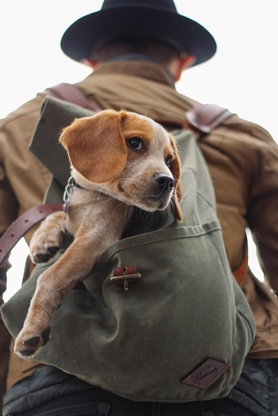
#> input picture Computer Vision/dog_backpack.jpg, 278 x 416 px, shrunk from 934 x 1401 before the run
$ jupyter execute Cortana_MuhammadBagoesA_TemplateMatching.ipynb   (shell and % lines are left out)   (text cells are left out)
#> lines starting #> are read from the running program, lines starting #| are printed output that depends on the picture; pictures that were not available may be replaced by others from this repository, and a replacement may not be noted
[cell 1]
import cv2
import numpy as np
import matplotlib.pyplot as plt

[cell 2]
full = cv2.imread('dog_backpack.jpg')
#> full is the input picture: shape (416, 278, 3); mean B, G, R 99.5, 106.7, 118
full = cv2.cvtColor(full, cv2.COLOR_BGR2RGB)
plt.imshow(full)

[cell 3]
face = cv2.imread('Template.jpg')
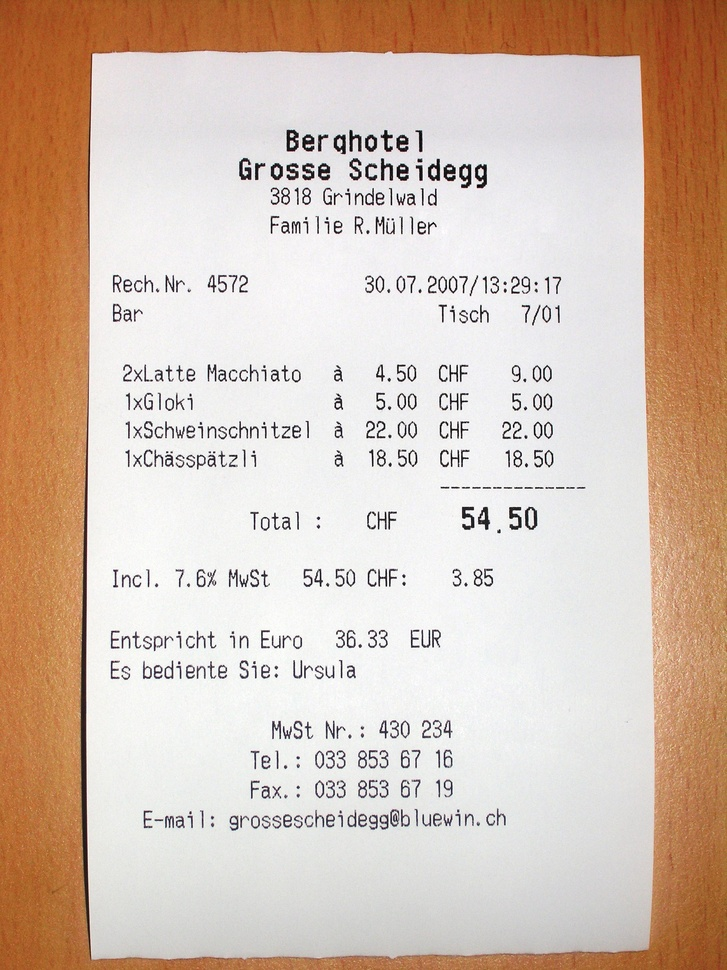
#> input picture Computer Vision/ReceiptSwiss.jpg, 727 x 970 px, shrunk from 2448 x 3264 before the run, given in place of Template.jpg, which was not available
#> face is the input picture: shape (970, 727, 3); mean B, G, R 179.4, 193.6, 213.9
face = cv2.cvtColor(face, cv2.COLOR_BGR2RGB)
plt.imshow(face)

[cell 4]
height, width, channels = face.shape
#> height = 970; width = 727; channels = 3

[cell 5]
width
#> Out = 727

[cell 6]
height
#> Out = 970

[cell 7]
#membuat list method
method = ['cv2.TM_CCOEFF', 'cv2.TM_CCOEFF_NORMED', 'cv2.TM_CCORR', 'cv2.TM_CCORR_NORMED', 'cv2.TM_SQDIFF', 'cv2.TM_SQDIFF_NORMED']

[cell 8]
#iterasi untuk setiap method pada list
for m in method:
    #membuat copy dari gambar
    full_copy = full.copy()

    #mengubah string dalam list menjadi fungsi yg callable
    methods = eval(m)

    #template matching untuk setiap fungsi
    res = cv2.matchTemplate(full_copy, face, methods)

    #Mencari min dan max value dan lokasinya
    min_val, max_val, min_loc, max_loc = cv2.minMaxLoc(res)

    #jika menggunakan tmsqdiff dan tmsqdiff ternormalisasi, topleft menggunakan minimum value
    if method in [cv2.TM_SQDIFF, cv2.TM_SQDIFF_NORMED]:
        top_left = min_loc
    else:
        top_left = max_loc

    #menentukan bottom right
    bottom_right = (top_left[0] + width, top_left[1] + height)

    #menggambar kotak deteksi
    cv2.rectangle(full_copy, top_left, bottom_right, 255, 10)

    #plot gambar
    plt.subplot(121)
    plt.imshow(res)
    plt.title('Matching Result')

    plt.subplot(122)
    plt.imshow(full_copy)
    plt.title('Detected Point')
    plt.suptitle(m)

    plt.show()
    print('\n')
    print('\n')
#> this loop made 6 passes
#> (min_val, max_val, min_loc, top_left, bottom_right) on passes 1 to 6: (-439568736, 241431424, (46, 0), (273, 554), (1000, 1524)), (-0.276, 0.252, (44, 32), (376, 554), (1103, 1524)), (6.26e+09, 8.84e+09, (449, 0), (90, 237), (817, 1207)), (0.72, 0.837, (449, 0), (376, 554), (1103, 1524)), (5.33e+09, 8.08e+09, (449, 554), (187, 304), (914, 1274)), (0.572, 0.753, (449, 554), (51, 92), (778, 1062))
#> pass 1, `res = cv2.matchTemplate(full_copy, face, methods)`:
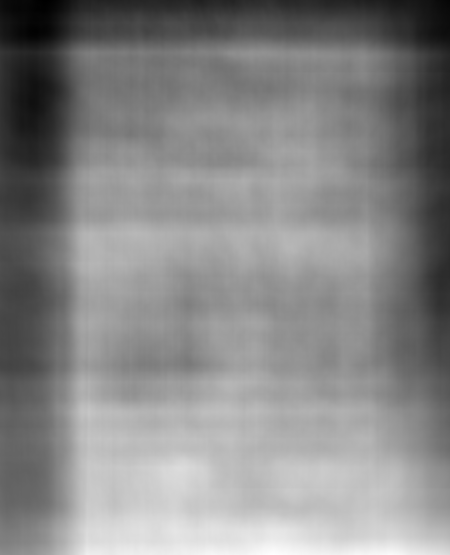
#> res: shape (555, 450) float32; min -439568736, max 241431424, mean -78840480; drawn with min black and max white
#> pass 1, `plt.show()`:
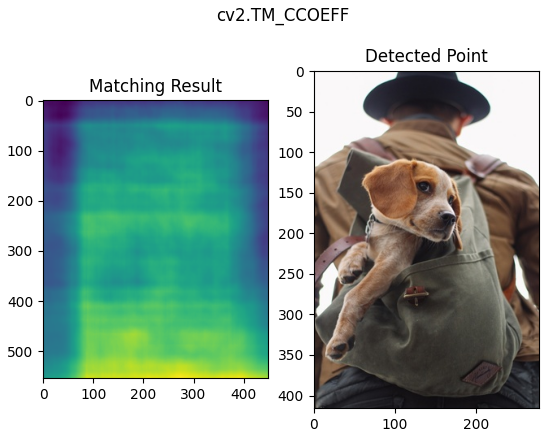
#> figure drawn by matplotlib, 2 panels
#> pass 2, `res = cv2.matchTemplate(full_copy, face, methods)`:
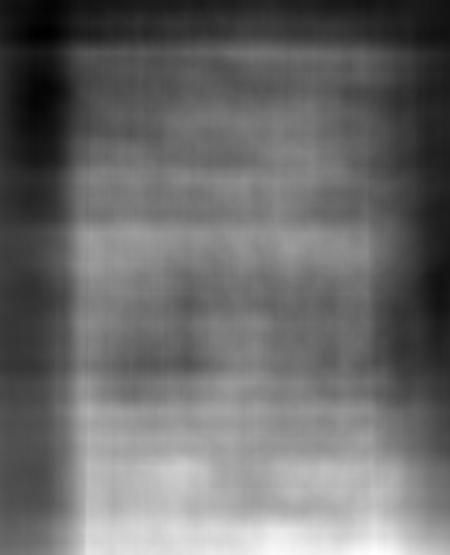
#> res: shape (555, 450) float32; min -0.276, max 0.252, mean -0.0535; drawn with min black and max white
#> pass 3, `res = cv2.matchTemplate(full_copy, face, methods)`:
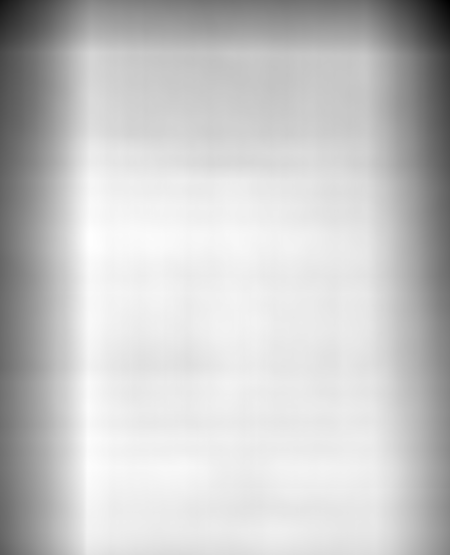
#> res: shape (555, 450) float32; min 6.26e+09, max 8.84e+09, mean 8.28e+09; drawn with min black and max white
#> after the loop:
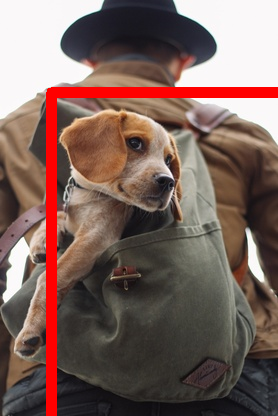
#> full_copy: shape (416, 278, 3); mean R, G, B 124.2, 100.3, 93.5
#> after the loop:
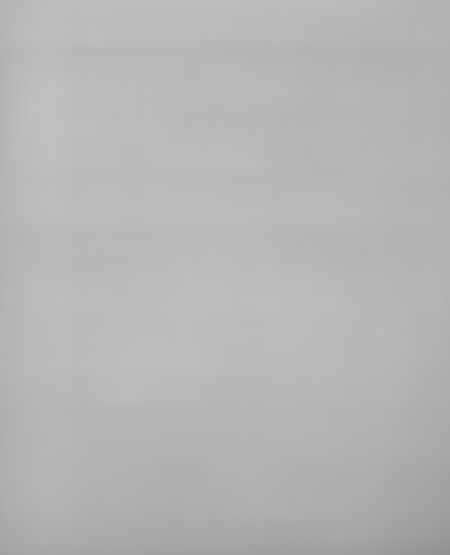
#> res: shape (555, 450) float32; min 0.572, max 0.753, mean 0.714
